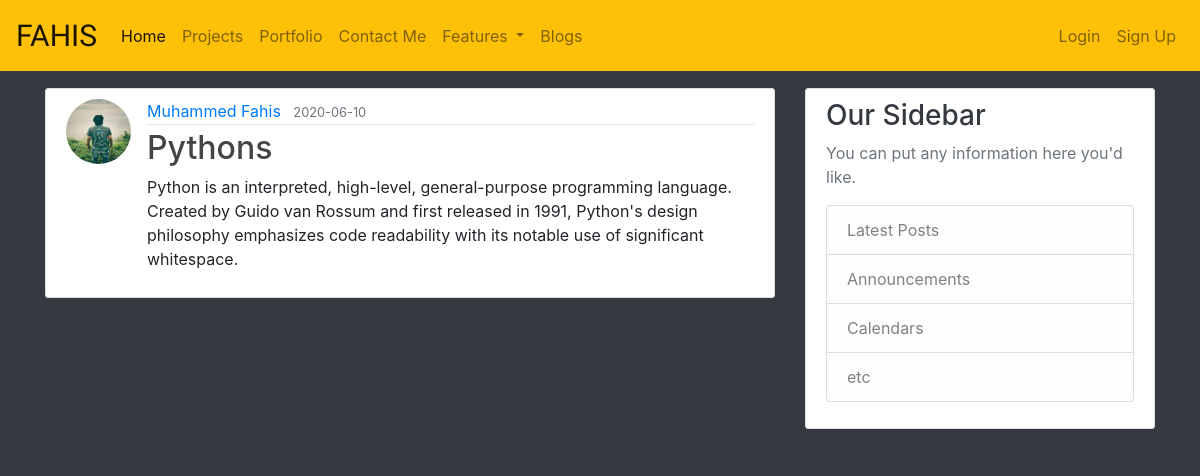
The page /blog/7 on the database its author committed.
### website/models.py (models this page shows, shortened)
class User(db.Model, UserMixin):
    id = db.Column(db.Integer, primary_key=True)
    username = db.Column(db.String(20),unique=True,nullable=False)
    email = db.Column(db.String(120),unique=True,nullable=False)
    image_file = db.Column(db.String(20), nullable=False, default='default.jpg')
    password = db.Column(db.String(60), nullable=False)
    posts = db.relationship('Post', backref='author', lazy=True)

class Post(db.Model):
    id = db.Column(db.Integer, primary_key=True)
    title = db.Column(db.String(100),nullable=False)
    date_posted = db.Column(db.DateTime, nullable=False, default=datetime.utcnow)
    content = db.Column(db.Text, nullable=False)
    user_id = db.Column(db.Integer, db.ForeignKey('user.id'),nullable=False)

### website/routes.py (the view)
@app.route("/blog/<int:post_id>")
def post(post_id):
    post = Post.query.get_or_404(post_id)
    return render_template('post.html', title=post.title, post=post)

### website/templates/post.html (shortened to what this page needs)
{% extends 'Bloglayout.html' %}
{% block blog %}
    <article class="media content-section">
        <img class="rounded-circle article-img" src="{{ url_for('static',filename='img/profile_pic/'+post.author.image_file)}}">
        <div class="media-body">
            <div class="article-metadata">
            <a class="mr-2" href="{{ url_for('user_posts',username=post.author.username) }}">{{ post.author.username }}</a>
            <small class="text-muted">{{ post.date_posted.strftime('%Y-%m-%d') }}</small>
            </div>
            <h2 class="article-title">{{ post.title }}</a></h2>
            <p class="article-content">{{ post.content }}</p>
        </div>
    </article>
{% endblock blog %}

### website/static/css/main.css (style rules this page uses)
.content-section { background: #ffffff; padding: 10px 20px; border: 1px solid #dddddd; border-radius: 3px; margin-bottom: 20px; }
.article-title { color: #444444; }
.article-content { white-space: pre-line; }
.article-img { height: 65px; width: 65px; margin-right: 16px; }
.article-metadata { padding-bottom: 1px; margin-bottom: 4px; border-bottom: 1px solid #e3e3e3 }

### rows shown on the page
User: image_file (picture), author.username "Muhammed Fahis"
Post: date_posted "2020-06-10", title "Pythons", content "Python is an interpreted, high-level, general-purpose programming language. Created by Guido van Rossum and first released in 1991, Python's design philosophy emphasizes code readability with its notable use of significant whitespace."
